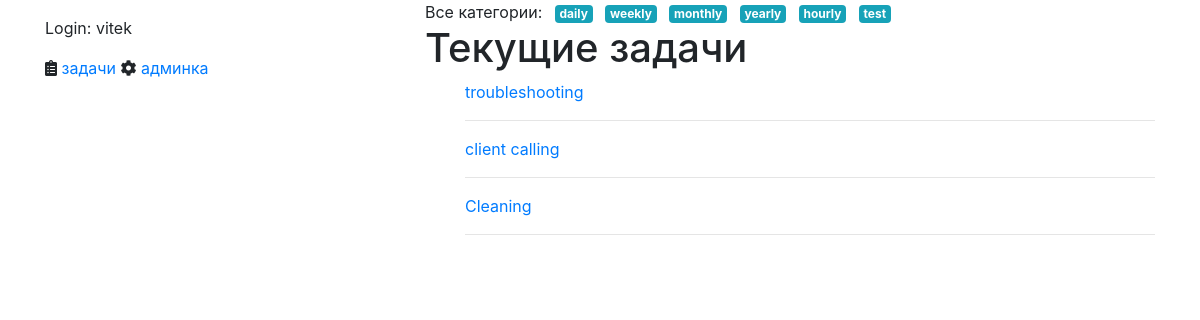
Screenshot of /list/ (signed in) with the database file from the repository.
### tasks/models.py (models this page shows, shortened)
class Category(models.Model):
    slug = models.CharField(max_length=128)
    name = models.CharField(max_length=256)
    todos_count = models.PositiveIntegerField(default=0)
    class Meta:
        verbose_name = 'Категория'
        verbose_name_plural = 'Категории'

class TodoItem(models.Model):
    PRIORITY_HIGH = 1
    PRIORITY_MEDIUM = 2
    PRIORITY_LOW = 3
    PRIORITY_CHOICES = [
        (PRIORITY_HIGH, "Высокий приоритет"),
        (PRIORITY_MEDIUM, "Средний приоритет"),
        (PRIORITY_LOW, "Низкий приоритет"),
    ]
    description = models.TextField("описание")
    is_completed = models.BooleanField("выполнено", default=False)
    created = models.DateTimeField(auto_now_add=True)
    updated = models.DateTimeField(auto_now=True)
    owner = models.ForeignKey(
        User, on_delete=models.CASCADE, related_name="users"
    )
    priority = models.CharField(
        "Приоритет", choices=PRIORITY_CHOICES, default=PRIORITY_MEDIUM, max_length=2
    )
    category = models.ManyToManyField(Category, blank=True)

### tasks/views.py (the view)
# urls.py: path("list/", views.TaskListView.as_view(), name="list"),
class TaskListView(ListView):
    model = TodoItem
    context_object_name = "tasks"
    template_name = "tasks/list.html"
    def get_queryset(self):
        u = self.request.user
        qs = super().get_queryset()
        return qs.filter(owner=u)
    def get_context_data(self, **kwargs):
        context = super().get_context_data(**kwargs)
        user_tasks = self.get_queryset()
        tags = []
        for t in user_tasks:
            tags.append(list(t.category.all()))
            categories = []
            for cat in t.category.all():
                if cat not in categories:
                    categories.append(cat)
            context["categories"] = categories
        context["cats"] = Category.objects.all()
        return context

### tasks/templates/tasks/list.html (shortened to what this page needs)
{% extends "base.html" %}
{% load static %}
{% block main_content %}
  {% for cat in cats %}
      {% if forloop.first %}
      <ul class="list-inline">
        <li class="list-inline-item">Все категории:</li>
      {% endif %}
      <li class="list-inline-item">
          <a href="{% url 'tasks:list_by_cat' cat.slug %}">
              <span class="badge badge-info">{{ cat.slug }}</span>
          </a>
      </li>
  {% empty %}
      <p>Нет задач в этой категории. Вы можете добавить их из админки</p>
    {% if forloop.last %}</ul>{% endif %}
  {% endfor %}
  <h1>Текущие задачи</h1>
  <ul id="todo-list">
  {% for task in tasks %}
      <a href="{% url 'tasks:details' task.id %}">{{ task.description }}</a>
      <hr/>
  {% endfor %}
  </ul>
{% endblock %}

### templates/base.html (shortened to what this page needs)
<html>
  <head>
    <link rel="stylesheet" href="https://maxcdn.bootstrapcdn.com/bootstrap/4.0.0/css/bootstrap.min.css">
  <link rel="stylesheet" href="https://use.fontawesome.com/releases/v5.7.0/css/all.css">
  </head>
  <body>
    <div class="container">
      <div class="row">
        <div class="side_bar col">
          {% block side_bar %}
            {% if user.is_authenticated %}
              <p>Login: {{ user.username }}</p>
              <i class="fas fa-clipboard-list"></i>&nbsp;<a href="{% url "tasks:list" %}">задачи</a>
            {% endif %}
	    <i class="fas fa-cog"></i>&nbsp;<a href="{% url 'admin:index' %}">админка</a>
          {% endblock %}
        </div>
        <div class="main_content col-8">
          {% block main_content %}
          {% endblock %}
        </div>
      </div>
    </div>
  </body>
</html>

### rows the page displays
Category: shows "Все категории:", slug "daily"
Category: slug "weekly"
Category: slug "monthly"
Category: slug "yearly"
Category: slug "hourly"
Category: slug "test"
TodoItem: description "troubleshooting"
TodoItem: description "client calling"
TodoItem: description "Cleaning"

### other values shown
{{ user.username }} "vitek"
